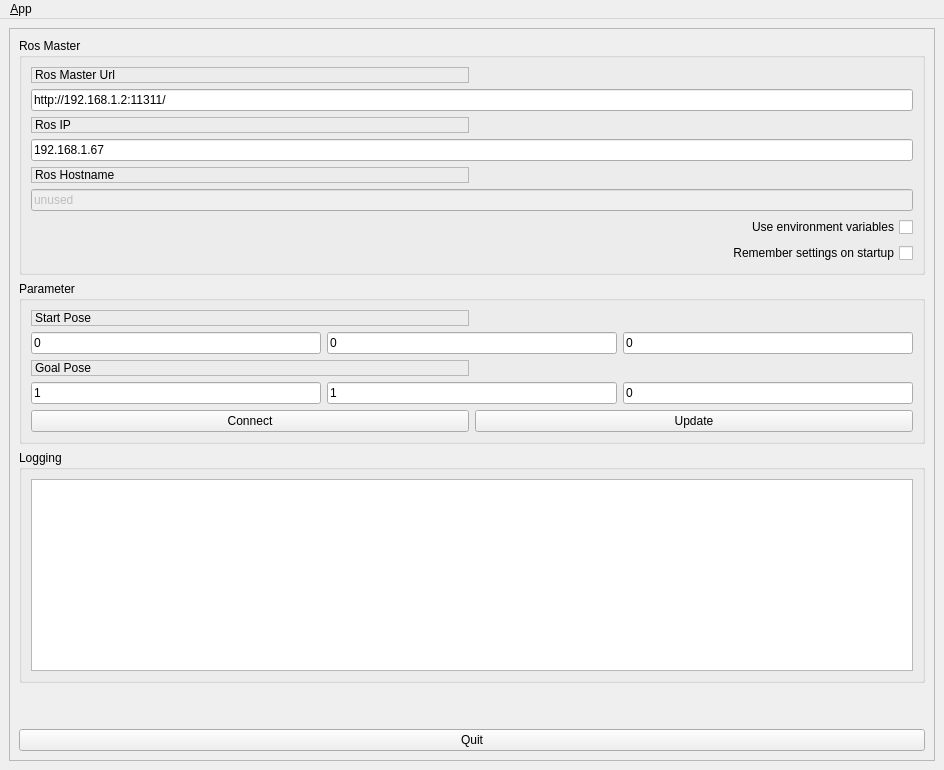
<?xml version="1.0" encoding="UTF-8"?>
<ui version="4.0">
 <class>MainWindowDesign</class>
 <widget class="QMainWindow" name="MainWindowDesign">
  <property name="geometry">
   <rect>
    <x>0</x>
    <y>0</y>
    <width>944</width>
    <height>704</height>
   </rect>
  </property>
  <property name="windowTitle">
   <string>QRosApp</string>
  </property>
  <property name="windowIcon">
   <iconset resource="../resources/images.qrc">
    <normaloff>:/images/icon.png</normaloff>:/images/icon.png</iconset>
  </property>
  <property name="locale">
   <locale language="English" country="Australia"/>
  </property>
  <widget class="QWidget" name="centralwidget">
   <property name="sizePolicy">
    <sizepolicy hsizetype="Fixed" vsizetype="Fixed">
     <horstretch>0</horstretch>
     <verstretch>0</verstretch>
    </sizepolicy>
   </property>
   <layout class="QHBoxLayout">
    <property name="sizeConstraint">
     <enum>QLayout::SetDefaultConstraint</enum>
    </property>
    <item>
     <widget class="QFrame" name="frame">
      <property name="sizePolicy">
       <sizepolicy hsizetype="Minimum" vsizetype="Preferred">
        <horstretch>0</horstretch>
        <verstretch>0</verstretch>
       </sizepolicy>
      </property>
      <property name="frameShape">
       <enum>QFrame::StyledPanel</enum>
      </property>
      <property name="frameShadow">
       <enum>QFrame::Raised</enum>
      </property>
      <layout class="QVBoxLayout" name="verticalLayout_3">
       <item>
        <widget class="QGroupBox" name="groupBox">
         <property name="title">
          <string>Ros Master</string>
         </property>
         <layout class="QGridLayout" name="gridLayout">
          <item row="6" column="0" colspan="2">
           <widget class="QLineEdit" name="line_edit_topic">
            <property name="enabled">
             <bool>false</bool>
            </property>
            <property name="text">
             <string>unused</string>
            </property>
           </widget>
          </item>
          <item row="0" column="0">
           <widget class="QLabel" name="label">
            <property name="frameShape">
             <enum>QFrame::StyledPanel</enum>
            </property>
            <property name="frameShadow">
             <enum>QFrame::Raised</enum>
            </property>
            <property name="text">
             <string>Ros Master Url</string>
            </property>
           </widget>
          </item>
          <item row="1" column="0" colspan="2">
           <widget class="QLineEdit" name="line_edit_master">
            <property name="text">
             <string>http://192.168.1.2:11311/</string>
            </property>
           </widget>
          </item>
          <item row="2" column="0">
           <widget class="QLabel" name="label_2">
            <property name="frameShape">
             <enum>QFrame::StyledPanel</enum>
            </property>
            <property name="frameShadow">
             <enum>QFrame::Raised</enum>
            </property>
            <property name="text">
             <string>Ros IP</string>
            </property>
           </widget>
          </item>
          <item row="3" column="0" colspan="2">
           <widget class="QLineEdit" name="line_edit_host">
            <property name="text">
             <string>192.168.1.67</string>
            </property>
           </widget>
          </item>
          <item row="4" column="0">
           <widget class="QLabel" name="label_3">
            <property name="frameShape">
             <enum>QFrame::StyledPanel</enum>
            </property>
            <property name="frameShadow">
             <enum>QFrame::Raised</enum>
            </property>
            <property name="text">
             <string>Ros Hostname</string>
            </property>
           </widget>
          </item>
          <item row="7" column="0" colspan="2">
           <widget class="QCheckBox" name="checkbox_use_environment">
            <property name="layoutDirection">
             <enum>Qt::RightToLeft</enum>
            </property>
            <property name="text">
             <string>Use environment variables</string>
            </property>
           </widget>
          </item>
          <item row="8" column="0" colspan="2">
           <widget class="QCheckBox" name="checkbox_remember_settings">
            <property name="layoutDirection">
             <enum>Qt::RightToLeft</enum>
            </property>
            <property name="text">
             <string>Remember settings on startup</string>
            </property>
           </widget>
          </item>
         </layout>
        </widget>
       </item>
       <item>
        <widget class="QGroupBox" name="gridGroupBox">
         <property name="title">
          <string>Parameter</string>
         </property>
         <layout class="QGridLayout" name="groupBox_2">
          <property name="leftMargin">
           <number>9</number>
          </property>
          <property name="topMargin">
           <number>9</number>
          </property>
          <property name="bottomMargin">
           <number>9</number>
          </property>
          <item row="7" column="1">
           <widget class="QPushButton" name="button_update">
            <property name="sizePolicy">
             <sizepolicy hsizetype="MinimumExpanding" vsizetype="Fixed">
              <horstretch>0</horstretch>
              <verstretch>0</verstretch>
             </sizepolicy>
            </property>
            <property name="text">
             <string>Update</string>
            </property>
           </widget>
          </item>
          <item row="1" column="0" colspan="2">
           <layout class="QHBoxLayout" name="horizontalLayout">
            <item>
             <widget class="QLineEdit" name="lineEdit_start_x">
              <property name="text">
               <string>0</string>
              </property>
             </widget>
            </item>
            <item>
             <widget class="QLineEdit" name="lineEdit_start_y">
              <property name="text">
               <string>0</string>
              </property>
             </widget>
            </item>
            <item>
             <widget class="QLineEdit" name="lineEdit_start_z">
              <property name="text">
               <string>0</string>
              </property>
             </widget>
            </item>
           </layout>
          </item>
          <item row="2" column="0">
           <widget class="QLabel" name="label_5">
            <property name="frameShape">
             <enum>QFrame::StyledPanel</enum>
            </property>
            <property name="frameShadow">
             <enum>QFrame::Raised</enum>
            </property>
            <property name="text">
             <string>Goal Pose</string>
            </property>
           </widget>
          </item>
          <item row="0" column="0">
           <widget class="QLabel" name="label_4">
            <property name="frameShape">
             <enum>QFrame::StyledPanel</enum>
            </property>
            <property name="frameShadow">
             <enum>QFrame::Raised</enum>
            </property>
            <property name="text">
             <string>Start Pose</string>
            </property>
           </widget>
          </item>
          <item row="4" column="0" colspan="2">
           <layout class="QHBoxLayout" name="horizontalLayout_2">
            <item>
             <widget class="QLineEdit" name="lineEdit_goal_x">
              <property name="text">
               <string>1</string>
              </property>
             </widget>
            </item>
            <item>
             <widget class="QLineEdit" name="lineEdit_goal_y">
              <property name="text">
               <string>1</string>
              </property>
             </widget>
            </item>
            <item>
             <widget class="QLineEdit" name="lineEdit_goal_z">
              <property name="text">
               <string>0</string>
              </property>
             </widget>
            </item>
           </layout>
          </item>
          <item row="7" column="0">
           <widget class="QPushButton" name="button_connect">
            <property name="enabled">
             <bool>true</bool>
            </property>
            <property name="sizePolicy">
             <sizepolicy hsizetype="MinimumExpanding" vsizetype="Fixed">
              <horstretch>0</horstretch>
              <verstretch>0</verstretch>
             </sizepolicy>
            </property>
            <property name="toolTip">
             <string>Set the target to the current joint trajectory state.</string>
            </property>
            <property name="statusTip">
             <string>Clear all waypoints and set the target to the current joint trajectory state.</string>
            </property>
            <property name="text">
             <string>Connect</string>
            </property>
           </widget>
          </item>
         </layout>
        </widget>
       </item>
       <item>
        <widget class="QGroupBox" name="groupBox_12">
         <property name="sizePolicy">
          <sizepolicy hsizetype="MinimumExpanding" vsizetype="Preferred">
           <horstretch>0</horstretch>
           <verstretch>0</verstretch>
          </sizepolicy>
         </property>
         <property name="title">
          <string>Logging</string>
         </property>
         <layout class="QGridLayout" name="gridLayout_3">
          <item row="0" column="0">
           <widget class="QListView" name="view_logging"/>
          </item>
         </layout>
        </widget>
       </item>
       <item>
        <spacer name="verticalSpacer">
         <property name="orientation">
          <enum>Qt::Vertical</enum>
         </property>
         <property name="sizeHint" stdset="0">
          <size>
           <width>20</width>
           <height>40</height>
          </size>
         </property>
        </spacer>
       </item>
       <item>
        <widget class="QPushButton" name="quit_button">
         <property name="sizePolicy">
          <sizepolicy hsizetype="MinimumExpanding" vsizetype="Fixed">
           <horstretch>0</horstretch>
           <verstretch>0</verstretch>
          </sizepolicy>
         </property>
         <property name="text">
          <string>Quit</string>
         </property>
        </widget>
       </item>
      </layout>
     </widget>
    </item>
   </layout>
  </widget>
  <widget class="QMenuBar" name="menubar">
   <property name="geometry">
    <rect>
     <x>0</x>
     <y>0</y>
     <width>944</width>
     <height>19</height>
    </rect>
   </property>
   <property name="sizePolicy">
    <sizepolicy hsizetype="Minimum" vsizetype="Minimum">
     <horstretch>0</horstretch>
     <verstretch>0</verstretch>
    </sizepolicy>
   </property>
   <widget class="QMenu" name="menu_File">
    <property name="title">
     <string>&amp;App</string>
    </property>
    <addaction name="action_Preferences"/>
    <addaction name="separator"/>
    <addaction name="actionAbout"/>
    <addaction name="actionAbout_Qt"/>
    <addaction name="separator"/>
    <addaction name="action_Quit"/>
   </widget>
   <addaction name="menu_File"/>
  </widget>
  <action name="action_Quit">
   <property name="text">
    <string>&amp;Quit</string>
   </property>
   <property name="shortcut">
    <string>Ctrl+Q</string>
   </property>
   <property name="shortcutContext">
    <enum>Qt::ApplicationShortcut</enum>
   </property>
  </action>
  <action name="action_Preferences">
   <property name="text">
    <string>&amp;Preferences</string>
   </property>
  </action>
  <action name="actionAbout">
   <property name="text">
    <string>&amp;About</string>
   </property>
  </action>
  <action name="actionAbout_Qt">
   <property name="text">
    <string>About &amp;Qt</string>
   </property>
  </action>
 </widget>
 <resources>
  <include location="../resources/images.qrc"/>
 </resources>
 <connections>
  <connection>
   <sender>action_Quit</sender>
   <signal>triggered()</signal>
   <receiver>MainWindowDesign</receiver>
   <slot>close()</slot>
   <hints>
    <hint type="sourcelabel">
     <x>-1</x>
     <y>-1</y>
    </hint>
    <hint type="destinationlabel">
     <x>399</x>
     <y>299</y>
    </hint>
   </hints>
  </connection>
  <connection>
   <sender>quit_button</sender>
   <signal>clicked()</signal>
   <receiver>MainWindowDesign</receiver>
   <slot>close()</slot>
   <hints>
    <hint type="sourcelabel">
     <x>859</x>
     <y>552</y>
    </hint>
    <hint type="destinationlabel">
     <x>469</x>
     <y>299</y>
    </hint>
   </hints>
  </connection>
 </connections>
</ui>
